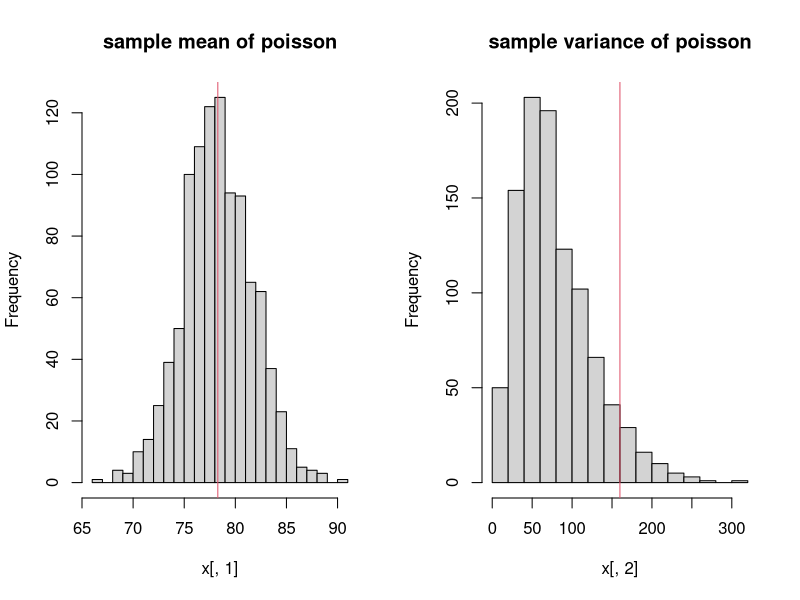
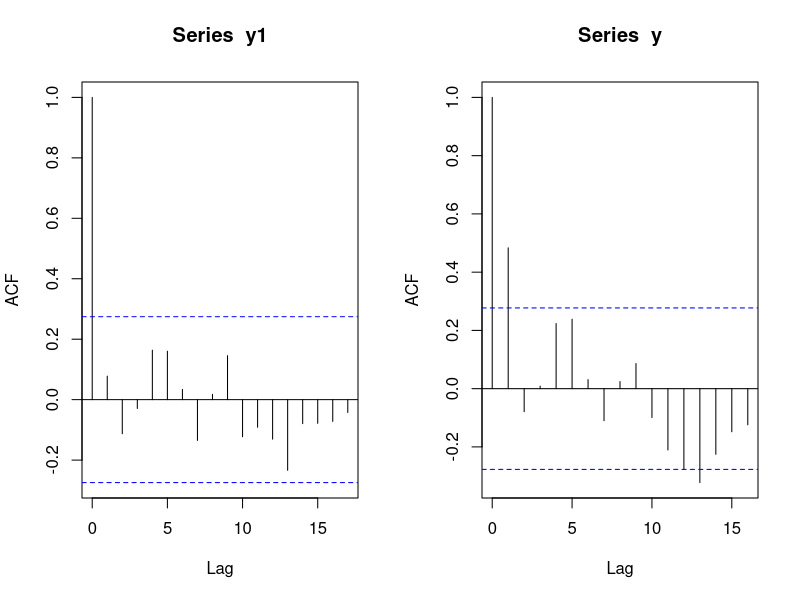
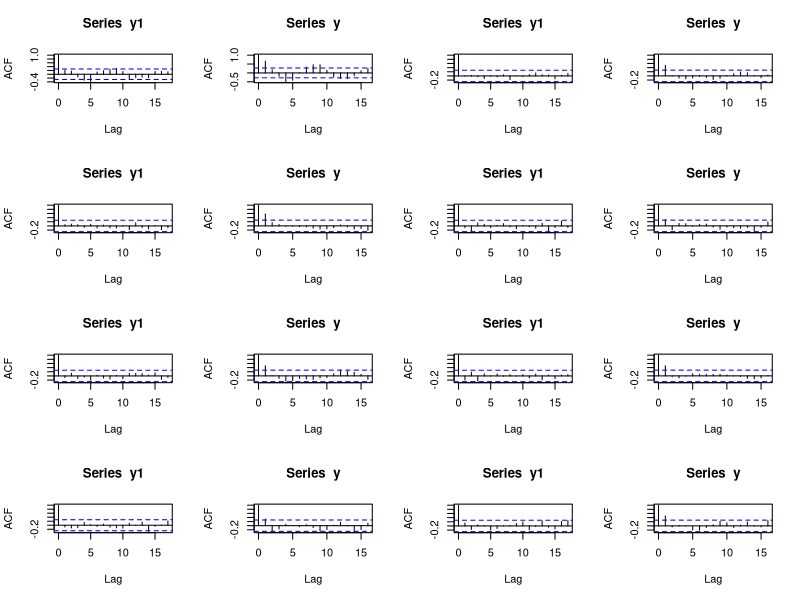
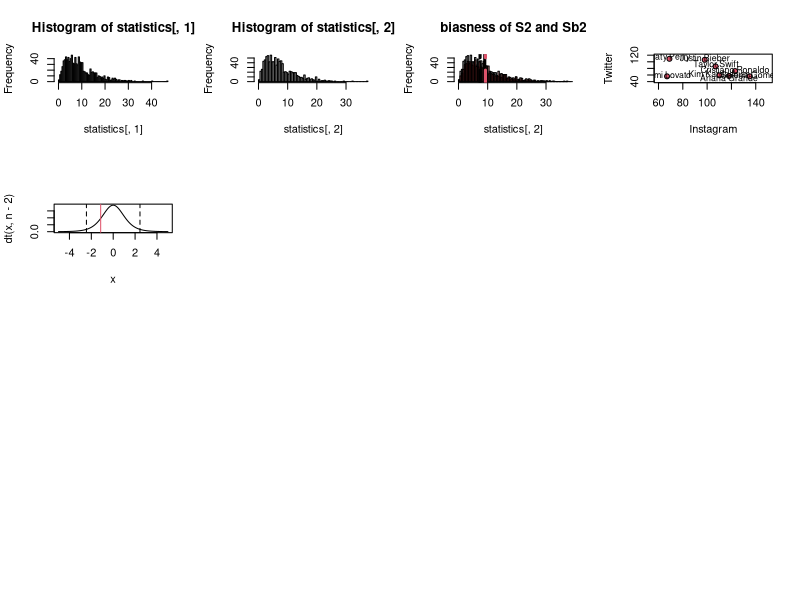

Here is the R script that generated these plots, in order:
## ---- chunk 1
knitr::opts_chunk$set(echo = TRUE)
## ---- chunk 2
data <- c(87, 53, 72, 90, 78, 85, 83)


rep <- 1000
x <- array(0,c(rep,2))

for (i in 1:rep){
  xx <- rpois(7, 78.3)
  x[i,1] <- mean(xx)
  x[i,2] <- var(xx)
}

# plot histograms of simulated sample mean and sample variance
# plot also a red line for the observed values
par(mfrow=c(1,2))
hist(x[,1],breaks=20,main="sample mean of poisson")
abline(v=mean(data),col=2)
hist(x[,2],breaks=20,main="sample variance of poisson")
abline(v=var(data),col=2)

#prob of getting a sample variance bigger than the observed one
sum(x[,2]>var(data))/rep

# compute the p-value from the theoretical distribution
# because I know the distribution of the variance:
#(n-1)*s2/sigma^2 ~ chi(n-1) where sigma^2 is lambda for a poisson
chi_obs <- var(data)*6/78.3
1-pchisq(chi_obs,6)
#small but I can't reject the hypotesis
## ---- chunk 3
plotmarkov <-
function(n=10000, start=0, window=100, transition=Pb, npanels=5){
xc2 <- Markov(n, start, transition)
mav0 <- rollmean(as.integer(xc2==0), window)
mav1 <- rollmean(as.integer(xc2==0), window)
npanel <- cut(1:length(mav0), breaks=seq(from=1, to=length(mav0),
length=npanels+1), include.lowest=TRUE)
df <- data.frame(av0=mav0, av1=mav1, x=1:length(mav0),
gp=npanel)
print(xyplot(av0+av1~x | gp, data=df, layout=c(1,npanels),
type="l", par.strip.text=list(cex=0.65),
scales=list(x=list(relation="free"))))
}
## ---- chunk 4
y1 <- rnorm(51)
y <- y1[-1] + y1[-51]
acf(y1) # acf is ‘autocorrelation function’
# (see Chapter 9)
acf(y)
## ---- chunk 5
par(mfrow=c(4,4))

for (i in 1:8){
  y1 <- rnorm(51)
y <- y1[-1] + y1[-51]
acf(y1)
acf(y)
}
## ---- chunk 6
n <- 100000
z <- rnorm(n)
zneg <- 0
j <- 1
for (i in 1:n) {
if (z[i]<0) {
zneg[j] <- z[i]
j <- j + 1
}
}
## ---- chunk 7
n <- 100000
z <- rnorm(n)
zneg <- 0
zneg2 <- 0
j <- 1

# timing the given function
start <- Sys.time()
for (i in 1:n) {
  if (z[i]<0) {
    zneg[j] <- z[i]
    j <- j + 1
  }
}
end <- Sys.time()
time1 <- end-start

# timing my optimized function
start <- Sys.time()
zneg2=z[z<0]
end <- Sys.time()
time2 <- end-start

# check which one is faster
time1
time2 #faster

#chech if the results are the same:
summary(zneg)
summary(zneg2)

## ---- chunk 8
set.seed(0)
n <- 1000
A <- matrix(runif(n*n),n,n)
x.true <- runif(n)
y <- A%*%x.true
## ---- chunk 9
# here I compute the inverse of A using solve(A) and then I compute x1
start <- Sys.time()
A_inverse <- solve(A)
x1 <- A_inverse%*%y
end <- Sys.time()
time1 <- end-start
## ---- chunk 10
# here I directly compute x1 using solve
start <- Sys.time()
x1 <- solve(A,y) 
end <- Sys.time()
time2 <- end-start
## ---- chunk 11
# in previous code I've timed both versions
time1
time2 #faster
## ---- chunk 12
rep <- 1000
n <- 5
mu <- 5
sigma <- 3

samples <- array(0, c(rep,n))
statistics <- array(0,c(rep,2))


for (i in 1:rep){
  samples[i,] <- rnorm(n,mu,sigma)
  statistics[i,1] <- var(samples[i,])
  statistics[i,2] <- statistics[i,1]*(n-1)/n 
}

#is s2 correct?
mean(statistics[,1])
sigma**2

#is sb2 correct?
mean(statistics[,2])
sigma**2

#plot s2 sb2 and true value
p1 <- hist(statistics[,1],breaks=100)                    
p2 <- hist(statistics[,2],breaks=100)                    
plot(p2,main="biasness of S2 and Sb2")  
plot(p1, col=rgb(1,0,0,1/4), add=T)  
abline(v=sigma**2,lwd=3)  
abline(v=mean(statistics[,1]),col=2,lty=2,lwd=3)
abline(v=mean(statistics[,2]),lty=2,lwd=3)

## ---- chunk 13
n <- 50 #sample size
K <- 4 #number of zones

# 6 players + 1 great player
prob1 <- c(7/16,5/16,3/16,1/16)
prob2 <- c(5/16, 3/16, 6/16, 2/16)

y <- array(0,c(7,n))
observed <- array(0,c(7,4))
for (i in 1:6){
  y[i,] <- sample( 1:K, n, replace=TRUE, prob=prob1)
}
y[7,] <- sample( 1:K, n, replace=TRUE, prob=prob2)


observed <- apply(y,1,table)
observed
  expected <- c( n*(7/16), n*(5/16), n*(3/16), n*(1/16))

x2 <- sum(apply(((observed-expected)^(2)/expected),1,sum))
pchisq(x2, df =(K-1)*(6), lower.tail =FALSE )
## ---- chunk 14
 Owners <- c( "Katy Perry", "Justin Bieber", "Taylor Swift", "Cristiano Ronaldo",
                   "Kim Kardashian", "Ariana Grande", "Selena Gomez", "Demi Lovato")
      Instagram <- c( 69, 98,107, 123, 110, 118, 135, 67)
      Twitter <- c( 109, 106, 86, 72, 59, 57, 56, 56)
      plot( Instagram, Twitter, pch=21, bg=2, xlim=c(60, 150), ylim=c(40, 120) )
      text( Instagram[-6], Twitter[-6]+5, Owners[-6], cex=0.8 )
      text( Instagram[6], Twitter[6]-5, Owners[6], cex=0.8 )
## ---- chunk 15
Instagram <- c( 69, 98,107, 123, 110, 118, 135, 67)
Twitter <- c( 109, 106, 86, 72, 59, 57, 56, 56)

n=length(Instagram)
r=cor(Instagram,Twitter)
r
t_obs=r*sqrt((n-2)/(1-r^2))

x <- seq(-5,5,length=1000)
plot(x,dt(x,n-2),type="l")
abline(v=t_obs,col=2)

#I fix alpha=0.05 and plot rejection and acceptance region
alpha <- 0.05
r1 <- qt(alpha/2,n-2)
r2 <- qt(1-alpha/2,n-2)
abline(v=r1,lty=2)
abline(v=r2,lty=2)
